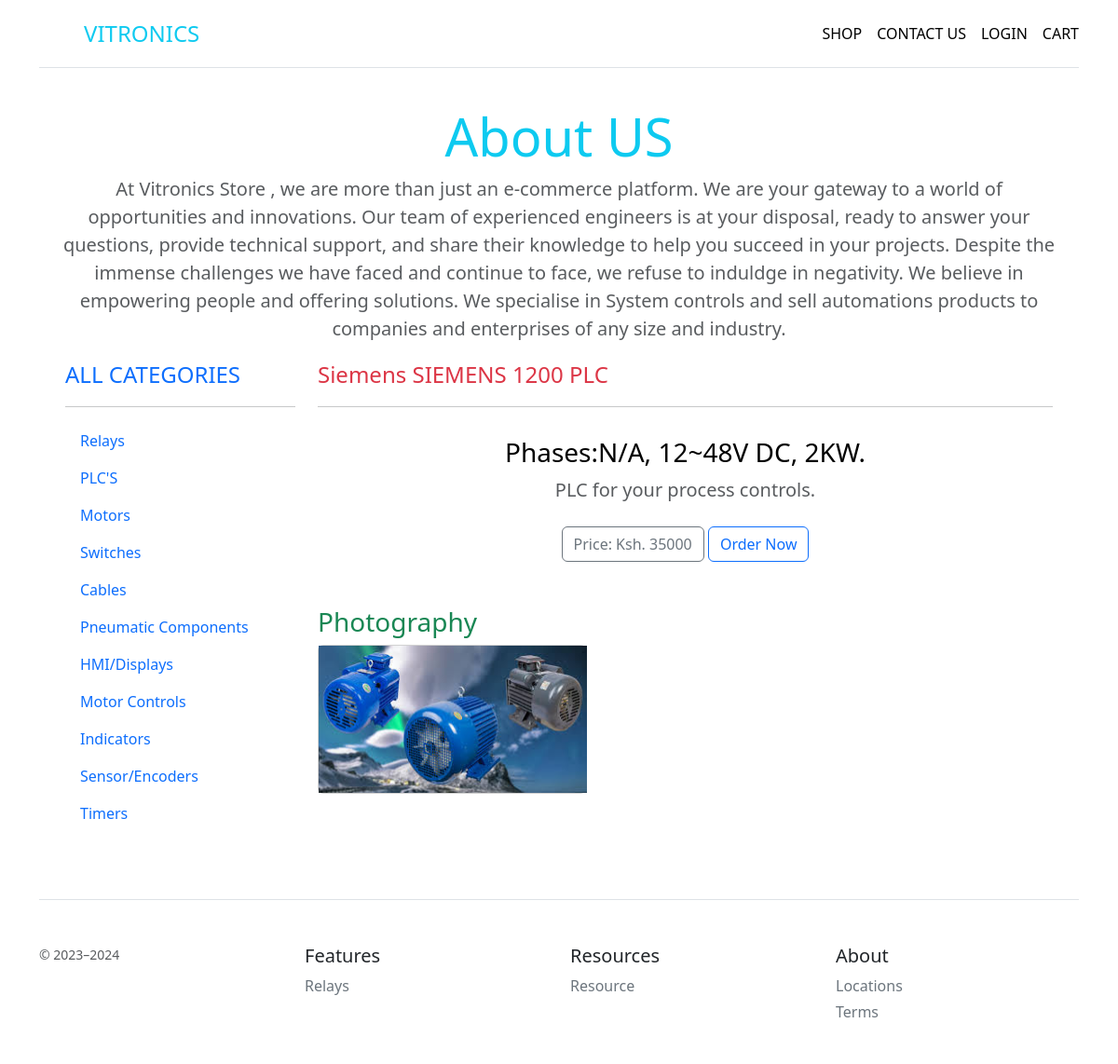
The page /store/product/5 on the database its author committed.
### store/models.py (models this page shows, shortened)
class Category(models.Model):
    name = models.CharField(max_length=100)
    type = models.CharField(max_length=100)
    created_on = models.DateTimeField(auto_now=True)

class Product(models.Model):
    name = models.CharField(max_length=100)
    manufacturer = models.CharField(max_length=100, null=True)
    category = models.ManyToManyField(Category)
    voltage_level = models.CharField(choices=VOLTAGE_LEVELS, max_length=20)
    voltage_type = models.CharField(choices=VOLTAGE_TYPE, max_length=10)
    phases = models.CharField(choices=PHASES, max_length=20)
    power = models.IntegerField()
    price = models.IntegerField()
    featured_product = models.BooleanField(default=False)
    available = models.BooleanField(default=True)
    description = models.TextField(max_length=500, null=True)
    photo = models.ImageField(upload_to="images/store/products_main", null=True)
    created_on = models.DateTimeField(auto_now=True)

### store/views.py (the view)
# urls.py: path("product/<int:id>", views.product_detail, name='product-detail'),
def product_detail(request, id: int):
    categories = Category.objects.all()
    product = []
    try:
        product = get_object_or_404(Product, id=id)
        photos = ProductImages.objects.filter(product=product)
        context = {
            'product': product,
            'photos': photos,
            'categories': categories,
        }
        return render(request, 'product-detail.html', context)
    except:
        context = {
            'product': product,
            'categories': categories,
        }
        return render(request, 'product-detail.html', context)

### store/templates/product-detail.html (shortened to what this page needs)
{% extends "home.html"%} {% block home %} {% if not product %}
<div class="col-9">
  <a
    href=""
    class="d-flex align-items-center mb-3 mb-md-0 me-md-auto text-decoration-none"
  >
    <span class="fs-4 text-danger all-p">Product not Available</span>
  </a>
  <hr />
  <div class="pricing-header p-3 pb-md-4 mx-auto text-center">
    <h3 class="fw-normal text-danger">Kindly select an item form our list.</h3>
  </div>
</div>
{% else %}
<div class="col-9">
  <a
    href=""
    class="d-flex align-items-center mb-3 mb-md-0 me-md-auto text-decoration-none"
  >
    <span class="fs-4 text-danger all-p"
      >{{product.manufacturer}} {{product.name}}</span
    >
  </a>
  <hr />
  <div class="pricing-header p-3 pb-md-4 mx-auto text-center">
    <h3 class="fw-normal text-body-emphasis">
      Phases:{{product.phases}}, {{product.voltage_level}}V
      {{product.voltage_type}}, {{product.power}}KW.
    </h3>
    <p class="fs-5 text-body-secondary">{{product.description}}</p>
    <p>
      <a
        href="#"
        class="btn btn-outline-secondary my-2"
        disabled
        >Price: Ksh. {{product.price}}</a
      >
      <a
        href="#"
        class="btn btn-outline-primary my-2"
        >Order Now</a
      >
    </p>
  </div>
  <div class="text-start">
    <h3 class="fw-normal text-success">Photography</h3>
  </div>
  <div class="row row-cols-1 row-cols-lg-3 align-items-start g-4">
    <div class="col">
      <div
        class="card"
        style="width: 18rem; height: 10rem"
      >
        <img
          src="{{product.photo.url}}"
          class="product-image"
          style="width: 18rem; height: 10rem"
          alt="..."
        />
      </div>
    </div>
  </div>
</div>
{% endif %} {% endblock home %}

### store/templates/home.html (shortened to what this page needs)
{% extends "nav-bar.html" %} {% block body %} {% load static %}
<div class="pricing-header p-3 pb-md-4 mx-auto text-center">
  <h1 class="display-4 fw-normal text-info">About US</h1>
  <p class="fs-5 text-body-secondary">
    At Vitronics Store , we are more than just an e-commerce platform. We are
    your gateway to a world of opportunities and innovations. Our team of
    experienced engineers is at your disposal, ready to answer your questions,
    provide technical support, and share their knowledge to help you succeed in
    your projects. Despite the immense challenges we have faced and continue to
    face, we refuse to induldge in negativity. We believe in empowering people
    and offering solutions. We specialise in System controls and sell
    automations products to companies and enterprises of any size and industry.
  </p>
  <div class="container-fluid">
    <div class="row">
      <div class="col-3">
        <a
          href="{% url "home" %}"
          class="d-flex align-items-center mb-3 mb-md-0 me-md-auto text-decoration-none"
        >
          <span class="fs-4">ALL CATEGORIES</span>
        </a>
        <hr />
        <ul class="nav nav-pills flex-column mb-auto">
          {% for category in categories %}
          <li>
            <a
              href="{% url "filtered" category.id %}"
              class="nav-link text-start"
            >
              {{category.name}}
            </a>
          </li>
          {% endfor %}
        </ul>
      </div>
      {% block home %}{% endblock home %}
    </div>
  </div>
</div>
{% endblock body %}

### rows shown on the page
Category: name "Relays"
Category: name "PLC'S"
Category: name "Motors"
Category: name "Switches"
Category: name "Cables"
Category: name "Pneumatic Components"
Category: name "HMI/Displays"
Category: name "Motor Controls"
Category: name "Indicators"
Category: name "Sensor/Encoders"
Category: name "Timers"
Product: manufacturer "Siemens", name "SIEMENS 1200 PLC", phases "N/A", voltage_level "12~48", voltage_type "DC", power "2", description "PLC for your process controls.", price "35000", photo (picture)
